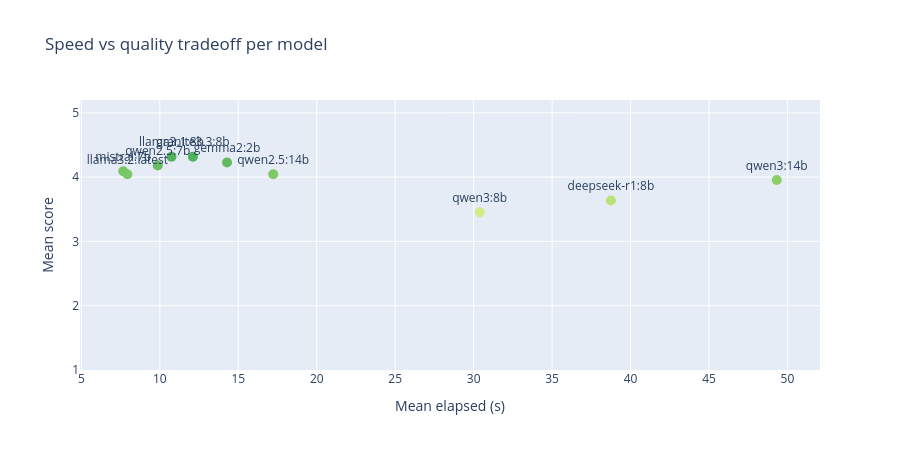

This figure's notebook cell:
### Code cell
# Scatter: mean elapsed_s vs mean quality score (speed / quality tradeoff)
agg = (
    df.groupby('model')
    .agg(mean_score=('score', 'mean'), mean_elapsed=('elapsed_s', 'mean'))
    .reset_index()
)

fig = px.scatter(
    agg,
    x='mean_elapsed',
    y='mean_score',
    text='model',
    labels={'mean_elapsed': 'Mean elapsed (s)', 'mean_score': 'Mean score'},
    title='Speed vs quality tradeoff per model',
    color='mean_score',
    color_continuous_scale='RdYlGn',
    range_color=[1, 5],
    height=450,
)
fig.update_traces(textposition='top center', marker_size=10)
fig.update_layout(yaxis_range=[1, 5.2], coloraxis_showscale=False)
fig.show()

### Figure 1 — Plotly figure (JSON) as saved in the notebook; plotly's stock layout.template omitted (floating-point values rounded to 4 significant figures)
{"data": [{"hovertemplate": "Mean elapsed (s)=%{x}<br>Mean score=%{marker.color}<br>model=%{text}<extra></extra>", "legendgroup": "", "marker": {"color": [3.636, 4.227, 4.318, 4.318, 4.045, 4.091, 4.045, 4.182, 3.955, 3.455], "coloraxis": "coloraxis", "size": 10, "symbol": "circle"}, "mode": "markers+text", "name": "", "orientation": "v", "showlegend": false, "text": ["deepseek-r1:8b", "gemma2:2b", "granite3.3:8b", "llama3.1:8b", "llama3.2:latest", "mistral:7b", "qwen2.5:14b", "qwen2.5:7b", "qwen3:14b", "qwen3:8b"], "textposition": "top center", "type": "scatter", "x": [38.75, 14.28, 12.11, 10.74, 7.932, 7.668, 17.23, 9.868, 49.32, 30.39], "xaxis": "x", "y": [3.636, 4.227, 4.318, 4.318, 4.045, 4.091, 4.045, 4.182, 3.955, 3.455], "yaxis": "y"}], "layout": {"coloraxis": {"cmax": 5, "cmin": 1, "colorbar": {"title": {"text": "Mean score"}}, "colorscale": [[0, "rgb(165,0,38)"], [0.1, "rgb(215,48,39)"], [0.2, "rgb(244,109,67)"], [0.3, "rgb(253,174,97)"], [0.4, "rgb(254,224,139)"], [0.5, "rgb(255,255,191)"], [0.6, "rgb(217,239,139)"], [0.7, "rgb(166,217,106)"], [0.8, "rgb(102,189,99)"], [0.9, "rgb(26,152,80)"], [1, "rgb(0,104,55)"]], "showscale": false}, "height": 450, "legend": {"tracegroupgap": 0}, "title": {"text": "Speed vs quality tradeoff per model"}, "xaxis": {"anchor": "y", "domain": [0, 1], "title": {"text": "Mean elapsed (s)"}}, "yaxis": {"anchor": "x", "domain": [0, 1], "range": [1, 5.2], "title": {"text": "Mean score"}}}}
